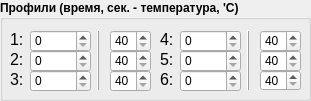
   <widget class="QGroupBox" name="groupBox">
    <property name="geometry">
     <rect>
      <x>260</x>
      <y>460</y>
      <width>311</width>
      <height>101</height>
     </rect>
    </property>
    <property name="font">
     <font>
      <weight>75</weight>
      <bold>true</bold>
     </font>
    </property>
    <property name="title">
     <string>Профили (время, сек. - температура, 'С)</string>
    </property>
    <widget class="QSpinBox" name="desired1">
     <property name="geometry">
      <rect>
       <x>110</x>
       <y>30</y>
       <width>41</width>
       <height>22</height>
      </rect>
     </property>
     <property name="font">
      <font>
       <weight>50</weight>
       <bold>false</bold>
      </font>
     </property>
     <property name="minimum">
      <number>40</number>
     </property>
     <property name="maximum">
      <number>100</number>
     </property>
     <property name="value">
      <number>40</number>
     </property>
    </widget>
    <widget class="QLabel" name="label_9">
     <property name="geometry">
      <rect>
       <x>10</x>
       <y>30</y>
       <width>20</width>
       <height>20</height>
      </rect>
     </property>
     <property name="font">
      <font>
       <pointsize>8</pointsize>
       <weight>50</weight>
       <bold>false</bold>
      </font>
     </property>
     <property name="text">
      <string>&lt;!DOCTYPE HTML PUBLIC &quot;-//W3C//DTD HTML 4.0//EN&quot; &quot;http://www.w3.org/TR/REC-html40/strict.dtd&quot;&gt;
&lt;html&gt;&lt;head&gt;&lt;meta name=&quot;qrichtext&quot; content=&quot;1&quot; /&gt;&lt;style type=&quot;text/css&quot;&gt;
p, li { white-space: pre-wrap; }
&lt;/style&gt;&lt;/head&gt;&lt;body style=&quot; font-family:'MS Shell Dlg 2'; font-size:8pt; font-weight:400; font-style:normal;&quot;&gt;
&lt;p style=&quot; margin-top:0px; margin-bottom:0px; margin-left:0px; margin-right:0px; -qt-block-indent:0; text-indent:0px;&quot;&gt;&lt;span style=&quot; font-size:12pt;&quot;&gt;1:&lt;/span&gt;&lt;/p&gt;&lt;/body&gt;&lt;/html&gt;</string>
     </property>
    </widget>
    <widget class="QLabel" name="label_13">
     <property name="geometry">
      <rect>
       <x>10</x>
       <y>50</y>
       <width>21</width>
       <height>16</height>
      </rect>
     </property>
     <property name="font">
      <font>
       <pointsize>8</pointsize>
       <weight>50</weight>
       <bold>false</bold>
      </font>
     </property>
     <property name="text">
      <string>&lt;!DOCTYPE HTML PUBLIC &quot;-//W3C//DTD HTML 4.0//EN&quot; &quot;http://www.w3.org/TR/REC-html40/strict.dtd&quot;&gt;
&lt;html&gt;&lt;head&gt;&lt;meta name=&quot;qrichtext&quot; content=&quot;1&quot; /&gt;&lt;style type=&quot;text/css&quot;&gt;
p, li { white-space: pre-wrap; }
&lt;/style&gt;&lt;/head&gt;&lt;body style=&quot; font-family:'MS Shell Dlg 2'; font-size:8pt; font-weight:400; font-style:normal;&quot;&gt;
&lt;p style=&quot; margin-top:0px; margin-bottom:0px; margin-left:0px; margin-right:0px; -qt-block-indent:0; text-indent:0px;&quot;&gt;&lt;span style=&quot; font-size:12pt;&quot;&gt;2:&lt;/span&gt;&lt;/p&gt;&lt;/body&gt;&lt;/html&gt;</string>
     </property>
    </widget>
    <widget class="QSpinBox" name="desired3">
     <property name="geometry">
      <rect>
       <x>110</x>
       <y>70</y>
       <width>41</width>
       <height>22</height>
      </rect>
     </property>
     <property name="font">
      <font>
       <weight>50</weight>
       <bold>false</bold>
      </font>
     </property>
     <property name="minimum">
      <number>40</number>
     </property>
     <property name="maximum">
      <number>100</number>
     </property>
     <property name="value">
      <number>40</number>
     </property>
    </widget>
    <widget class="QSpinBox" name="desired4">
     <property name="geometry">
      <rect>
       <x>260</x>
       <y>30</y>
       <width>41</width>
       <height>22</height>
      </rect>
     </property>
     <property name="font">
      <font>
       <weight>50</weight>
       <bold>false</bold>
      </font>
     </property>
     <property name="minimum">
      <number>40</number>
     </property>
     <property name="maximum">
      <number>100</number>
     </property>
     <property name="value">
      <number>40</number>
     </property>
    </widget>
    <widget class="QLabel" name="label_19">
     <property name="geometry">
      <rect>
       <x>160</x>
       <y>30</y>
       <width>20</width>
       <height>20</height>
      </rect>
     </property>
     <property name="font">
      <font>
       <weight>50</weight>
       <bold>false</bold>
      </font>
     </property>
     <property name="text">
      <string>&lt;!DOCTYPE HTML PUBLIC &quot;-//W3C//DTD HTML 4.0//EN&quot; &quot;http://www.w3.org/TR/REC-html40/strict.dtd&quot;&gt;
&lt;html&gt;&lt;head&gt;&lt;meta name=&quot;qrichtext&quot; content=&quot;1&quot; /&gt;&lt;style type=&quot;text/css&quot;&gt;
p, li { white-space: pre-wrap; }
&lt;/style&gt;&lt;/head&gt;&lt;body style=&quot; font-family:'MS Shell Dlg 2'; font-size:8.25pt; font-weight:400; font-style:normal;&quot;&gt;
&lt;p style=&quot; margin-top:0px; margin-bottom:0px; margin-left:0px; margin-right:0px; -qt-block-indent:0; text-indent:0px;&quot;&gt;&lt;span style=&quot; font-size:12pt;&quot;&gt;4:&lt;/span&gt;&lt;/p&gt;&lt;/body&gt;&lt;/html&gt;</string>
     </property>
    </widget>
    <widget class="QSpinBox" name="desired5">
     <property name="geometry">
      <rect>
       <x>260</x>
       <y>50</y>
       <width>41</width>
       <height>22</height>
      </rect>
     </property>
     <property name="font">
      <font>
       <weight>50</weight>
       <bold>false</bold>
      </font>
     </property>
     <property name="minimum">
      <number>40</number>
     </property>
     <property name="maximum">
      <number>100</number>
     </property>
     <property name="value">
      <number>40</number>
     </property>
    </widget>
    <widget class="QLabel" name="label_20">
     <property name="geometry">
      <rect>
       <x>160</x>
       <y>50</y>
       <width>21</width>
       <height>16</height>
      </rect>
     </property>
     <property name="font">
      <font>
       <weight>50</weight>
       <bold>false</bold>
      </font>
     </property>
     <property name="text">
      <string>&lt;!DOCTYPE HTML PUBLIC &quot;-//W3C//DTD HTML 4.0//EN&quot; &quot;http://www.w3.org/TR/REC-html40/strict.dtd&quot;&gt;
&lt;html&gt;&lt;head&gt;&lt;meta name=&quot;qrichtext&quot; content=&quot;1&quot; /&gt;&lt;style type=&quot;text/css&quot;&gt;
p, li { white-space: pre-wrap; }
&lt;/style&gt;&lt;/head&gt;&lt;body style=&quot; font-family:'MS Shell Dlg 2'; font-size:8.25pt; font-weight:400; font-style:normal;&quot;&gt;
&lt;p style=&quot; margin-top:0px; margin-bottom:0px; margin-left:0px; margin-right:0px; -qt-block-indent:0; text-indent:0px;&quot;&gt;&lt;span style=&quot; font-size:12pt;&quot;&gt;5:&lt;/span&gt;&lt;/p&gt;&lt;/body&gt;&lt;/html&gt;</string>
     </property>
    </widget>
    <widget class="QSpinBox" name="desired6">
     <property name="geometry">
      <rect>
       <x>260</x>
       <y>70</y>
       <width>41</width>
       <height>21</height>
      </rect>
     </property>
     <property name="font">
      <font>
       <weight>50</weight>
       <bold>false</bold>
      </font>
     </property>
     <property name="minimum">
      <number>40</number>
     </property>
     <property name="maximum">
      <number>100</number>
     </property>
     <property name="value">
      <number>40</number>
     </property>
    </widget>
    <widget class="QLabel" name="label_21">
     <property name="geometry">
      <rect>
       <x>160</x>
       <y>70</y>
       <width>20</width>
       <height>20</height>
      </rect>
     </property>
     <property name="font">
      <font>
       <weight>50</weight>
       <bold>false</bold>
      </font>
     </property>
     <property name="text">
      <string>&lt;!DOCTYPE HTML PUBLIC &quot;-//W3C//DTD HTML 4.0//EN&quot; &quot;http://www.w3.org/TR/REC-html40/strict.dtd&quot;&gt;
&lt;html&gt;&lt;head&gt;&lt;meta name=&quot;qrichtext&quot; content=&quot;1&quot; /&gt;&lt;style type=&quot;text/css&quot;&gt;
p, li { white-space: pre-wrap; }
&lt;/style&gt;&lt;/head&gt;&lt;body style=&quot; font-family:'MS Shell Dlg 2'; font-size:8.25pt; font-weight:400; font-style:normal;&quot;&gt;
&lt;p style=&quot; margin-top:0px; margin-bottom:0px; margin-left:0px; margin-right:0px; -qt-block-indent:0; text-indent:0px;&quot;&gt;&lt;span style=&quot; font-size:12pt;&quot;&gt;6:&lt;/span&gt;&lt;/p&gt;&lt;/body&gt;&lt;/html&gt;</string>
     </property>
    </widget>
    <widget class="QLabel" name="label_17">
     <property name="geometry">
      <rect>
       <x>10</x>
       <y>70</y>
       <width>21</width>
       <height>16</height>
      </rect>
     </property>
     <property name="font">
      <font>
       <pointsize>8</pointsize>
       <weight>50</weight>
       <bold>false</bold>
      </font>
     </property>
     <property name="text">
      <string>&lt;!DOCTYPE HTML PUBLIC &quot;-//W3C//DTD HTML 4.0//EN&quot; &quot;http://www.w3.org/TR/REC-html40/strict.dtd&quot;&gt;
&lt;html&gt;&lt;head&gt;&lt;meta name=&quot;qrichtext&quot; content=&quot;1&quot; /&gt;&lt;style type=&quot;text/css&quot;&gt;
p, li { white-space: pre-wrap; }
&lt;/style&gt;&lt;/head&gt;&lt;body style=&quot; font-family:'MS Shell Dlg 2'; font-size:8pt; font-weight:400; font-style:normal;&quot;&gt;
&lt;p style=&quot; margin-top:0px; margin-bottom:0px; margin-left:0px; margin-right:0px; -qt-block-indent:0; text-indent:0px;&quot;&gt;&lt;span style=&quot; font-size:12pt;&quot;&gt;3:&lt;/span&gt;&lt;/p&gt;&lt;/body&gt;&lt;/html&gt;</string>
     </property>
    </widget>
    <widget class="QSpinBox" name="tim1">
     <property name="geometry">
      <rect>
       <x>30</x>
       <y>30</y>
       <width>61</width>
       <height>22</height>
      </rect>
     </property>
     <property name="font">
      <font>
       <weight>50</weight>
       <bold>false</bold>
      </font>
     </property>
     <property name="maximum">
      <number>10000</number>
     </property>
     <property name="value">
      <number>0</number>
     </property>
    </widget>
    <widget class="QSpinBox" name="tim2">
     <property name="geometry">
      <rect>
       <x>30</x>
       <y>50</y>
       <width>61</width>
       <height>22</height>
      </rect>
     </property>
     <property name="font">
      <font>
       <weight>50</weight>
       <bold>false</bold>
      </font>
     </property>
     <property name="maximum">
      <number>10000</number>
     </property>
     <property name="value">
      <number>0</number>
     </property>
    </widget>
    <widget class="QSpinBox" name="tim3">
     <property name="geometry">
      <rect>
       <x>30</x>
       <y>70</y>
       <width>61</width>
       <height>22</height>
      </rect>
     </property>
     <property name="font">
      <font>
       <weight>50</weight>
       <bold>false</bold>
      </font>
     </property>
     <property name="maximum">
      <number>10000</number>
     </property>
     <property name="value">
      <number>0</number>
     </property>
    </widget>
    <widget class="QSpinBox" name="tim4">
     <property name="geometry">
      <rect>
       <x>180</x>
       <y>30</y>
       <width>61</width>
       <height>22</height>
      </rect>
     </property>
     <property name="font">
      <font>
       <weight>50</weight>
       <bold>false</bold>
      </font>
     </property>
     <property name="maximum">
      <number>10000</number>
     </property>
     <property name="value">
      <number>0</number>
     </property>
    </widget>
    <widget class="QSpinBox" name="tim5">
     <property name="geometry">
      <rect>
       <x>180</x>
       <y>50</y>
       <width>61</width>
       <height>22</height>
      </rect>
     </property>
     <property name="font">
      <font>
       <weight>50</weight>
       <bold>false</bold>
      </font>
     </property>
     <property name="maximum">
      <number>10000</number>
     </property>
     <property name="value">
      <number>0</number>
     </property>
    </widget>
    <widget class="QSpinBox" name="tim6">
     <property name="geometry">
      <rect>
       <x>180</x>
       <y>70</y>
       <width>61</width>
       <height>22</height>
      </rect>
     </property>
     <property name="font">
      <font>
       <weight>50</weight>
       <bold>false</bold>
      </font>
     </property>
     <property name="maximum">
      <number>10000</number>
     </property>
     <property name="value">
      <number>0</number>
     </property>
    </widget>
    <widget class="Line" name="line">
     <property name="geometry">
      <rect>
       <x>90</x>
       <y>30</y>
       <width>16</width>
       <height>61</height>
      </rect>
     </property>
     <property name="frameShadow">
      <enum>QFrame::Raised</enum>
     </property>
     <property name="lineWidth">
      <number>1</number>
     </property>
     <property name="orientation">
      <enum>Qt::Vertical</enum>
     </property>
    </widget>
    <widget class="Line" name="line_2">
     <property name="geometry">
      <rect>
       <x>240</x>
       <y>30</y>
       <width>16</width>
       <height>61</height>
      </rect>
     </property>
     <property name="frameShadow">
      <enum>QFrame::Raised</enum>
     </property>
     <property name="lineWidth">
      <number>1</number>
     </property>
     <property name="orientation">
      <enum>Qt::Vertical</enum>
     </property>
    </widget>
    <widget class="QSpinBox" name="desired2">
     <property name="geometry">
      <rect>
       <x>110</x>
       <y>50</y>
       <width>41</width>
       <height>22</height>
      </rect>
     </property>
     <property name="font">
      <font>
       <weight>50</weight>
       <bold>false</bold>
      </font>
     </property>
     <property name="minimum">
      <number>40</number>
     </property>
     <property name="maximum">
      <number>100</number>
     </property>
     <property name="value">
      <number>40</number>
     </property>
    </widget>
   </widget>
